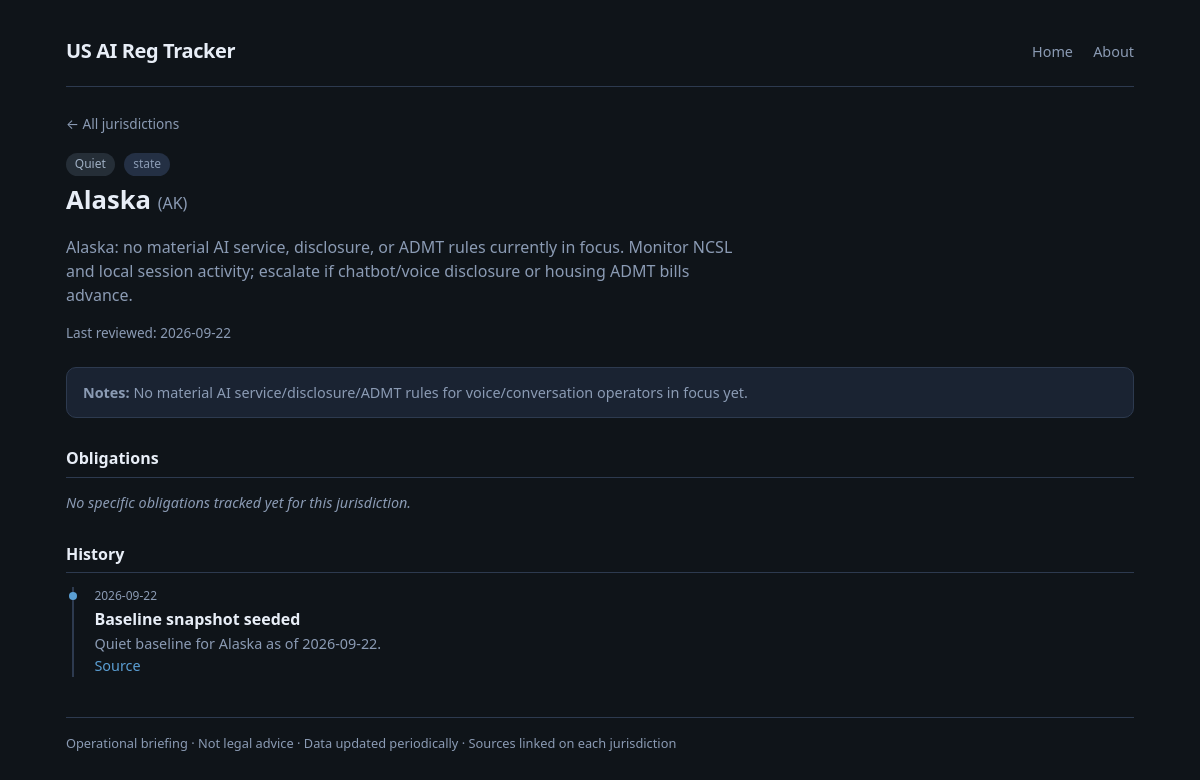
Page /j/AK on the committed database.
### tables this page shows
CREATE TABLE jurisdictions (
    id INTEGER PRIMARY KEY AUTOINCREMENT,
    code TEXT NOT NULL UNIQUE,
    name TEXT NOT NULL,
    kind TEXT NOT NULL CHECK (kind IN ('federal', 'state', 'local')),
    status_color TEXT NOT NULL DEFAULT 'quiet',
    status_label TEXT NOT NULL DEFAULT 'quiet',
    summary TEXT NOT NULL DEFAULT '',
    last_reviewed TEXT,
    notes TEXT DEFAULT ''
);

CREATE TABLE history_events (
    id INTEGER PRIMARY KEY AUTOINCREMENT,
    jurisdiction_id INTEGER NOT NULL REFERENCES jurisdictions(id) ON DELETE CASCADE,
    event_date TEXT NOT NULL,
    title TEXT NOT NULL,
    detail TEXT DEFAULT '',
    source_url TEXT,
    created_at TEXT NOT NULL DEFAULT (datetime('now'))
);

### app/main.py (the view)
@app.get("/j/{code}", response_class=HTMLResponse)
def jurisdiction_page(request: Request, code: str):
    detail = db.jurisdiction_detail(code)
    if not detail:
        raise HTTPException(status_code=404, detail=f"Jurisdiction {code} not found")
    j = _enrich_jurisdiction(detail["jurisdiction"])
    obligations = []
    for obl in detail["obligations"]:
        o = dict(obl)
        rel = o.get("voice_cs_relevance") or "none"
        o["rel_display"] = RELEVANCE_META.get(rel, RELEVANCE_META["none"])["label"]
        o["rel_css"] = RELEVANCE_META.get(rel, RELEVANCE_META["none"])["css"]
        obligations.append(o)
    return templates.TemplateResponse(
        "jurisdiction.html",
        {
            "request": request,
            "j": j,
            "obligations": obligations,
            "sources": detail["sources"],
            "history": detail["history"],
            "status_meta": STATUS_META,
        },
    )

### app/templates/jurisdiction.html (shortened to what this page needs)
{% extends "base.html" %}
{% block content %}
<a class="back" href="/">← All jurisdictions</a>
<div class="j-header">
  <span class="pill {{ j.status_css }}">{{ j.status_display }}</span>
  <span class="pill" style="margin-left:0.35rem;">{{ j.kind }}</span>
  <h1>{{ j.name }} <span style="color:var(--muted); font-weight:400; font-size:1rem;">({{ j.code }})</span></h1>
  <p class="summary">{{ j.summary }}</p>
  <p class="meta-line" style="margin-top:0.75rem;">Last reviewed: {{ j.last_reviewed or '—' }}</p>
</div>
{% if j.notes %}
<div class="notes"><strong>Notes:</strong> {{ j.notes }}</div>
{% endif %}
<h3 class="block-title">Obligations</h3>
{% if obligations %}
  {% for o in obligations %}
  <div class="obl">
    <h4>{{ o.title }}</h4>
    <div class="meta">
      <span class="pill {{ o.rel_css }}">Voice/conversation: {{ o.rel_display }}</span>
      <span>Status: {{ o.status }}</span>
      {% if o.effective_date %}<span>Effective: {{ o.effective_date }}</span>{% endif %}
    </div>
    <p>{{ o.summary }}</p>
    {% if o.voice_cs_why %}
    <p class="why"><strong>Why it matters:</strong> {{ o.voice_cs_why }}</p>
    {% endif %}
    {% if o.themes %}
    <div class="themes">
      {% for t in o.themes %}
      <span class="theme-tag">{{ t }}</span>
      {% endfor %}
    </div>
    {% endif %}
    {% if o.sources %}
    <ul class="sources">
      {% for s in o.sources %}
      <li><a href="{{ s.url }}" target="_blank" rel="noopener noreferrer">{{ s.label }}</a></li>
      {% endfor %}
    </ul>
    {% endif %}
  </div>
  {% endfor %}
{% else %}
<p class="empty">No specific obligations tracked yet for this jurisdiction.</p>
{% endif %}
<h3 class="block-title">History</h3>
{% if history %}
<ul class="timeline">
  {% for h in history %}
  <li>
    <div class="date">{{ h.event_date }}</div>
    <div class="title">{{ h.title }}</div>
    {% if h.detail %}<div class="detail">{{ h.detail }}</div>{% endif %}
    {% if h.source_url %}
    <div class="detail"><a href="{{ h.source_url }}" target="_blank" rel="noopener noreferrer">Source</a></div>
    {% endif %}
  </li>
  {% endfor %}
</ul>
{% else %}
<p class="empty">No history events yet.</p>
{% endif %}
{% endblock %}

### app/static/style.css (style rules this page uses)
:root { --bg: #0f1419; --surface: #1a2332; --surface2: #243044; --border: #2d3a4f; --text: #e8eef7; --muted: #8b9bb4; --accent: #5b9fd4; --accent-soft: rgba(91, 159, 212, 0.15); --in-force: #3d9a6a; --pending: #c9a227; --hot: #d4654a; --quiet: #5a6a7e; --watch: #7b8fd4; --rel-high: #d4654a; --rel-medium: #c9a227; --rel-low: #5b9fd4; --rel-none: #5a6a7e; --radius: 10px; --font: "Segoe UI", system-ui, -apple-system, sans-serif; }
* { box-sizing: border-box; }
body { margin: 0; font-family: var(--font); background: var(--bg); color: var(--text); line-height: 1.5; min-height: 100vh; }
a { color: var(--accent); text-decoration: none; }
.meta-line { color: var(--muted); font-size: 0.85rem; margin-bottom: 1.25rem; }
.pill { display: inline-block; padding: 0.15rem 0.55rem; border-radius: 999px; font-size: 0.75rem; font-weight: 500; background: var(--surface2); color: var(--muted); }
.pill.status-quiet { background: rgba(90,106,126,0.3); color: #a0b0c4; }
.back { font-size: 0.85rem; color: var(--muted); margin-bottom: 1rem; display: inline-block; }
.j-header { margin-bottom: 1.5rem; }
.j-header h1 { margin: 0.3rem 0 0.5rem; font-size: 1.6rem; }
.j-header .summary { color: var(--muted); max-width: 42rem; }
.notes { background: var(--surface); border: 1px solid var(--border); border-radius: var(--radius); padding: 0.85rem 1rem; margin: 1rem 0 1.5rem; font-size: 0.9rem; color: var(--muted); }
h3.block-title { font-size: 1rem; margin: 1.75rem 0 0.85rem; padding-bottom: 0.4rem; border-bottom: 1px solid var(--border); }
.timeline { list-style: none; padding: 0; margin: 0; }
.timeline li { position: relative; padding: 0 0 1.25rem 1.25rem; border-left: 2px solid var(--border); margin-left: 0.4rem; }
.timeline li::before { content: ""; position: absolute; left: -5px; top: 0.35rem; width: 8px; height: 8px; border-radius: 50%; background: var(--accent); }
.timeline li:last-child { padding-bottom: 0; }
.timeline .date { font-size: 0.75rem; color: var(--muted); }
.timeline .title { font-weight: 600; margin: 0.15rem 0; }
.timeline .detail { font-size: 0.9rem; color: var(--muted); }
.empty { color: var(--muted); font-size: 0.9rem; font-style: italic; }

### rows in the picture
jurisdictions: kind "state", name "Alaska", code "AK", summary "Alaska: no material AI service, disclosure, or ADMT rules currently in focus. Monitor NCSL and local session activity; escalate if chatbot/voice disclosure or housing ADMT bills advance.", last_reviewed "2026-09-22", notes "No material AI service/disclosure/ADMT rules for voice/conversation operators in focus yet."
history_events: event_date "2026-09-22", title "Baseline snapshot seeded", detail "Quiet baseline for Alaska as of 2026-09-22."

### other values in the picture
{{ j.status_display }} "Quiet"
